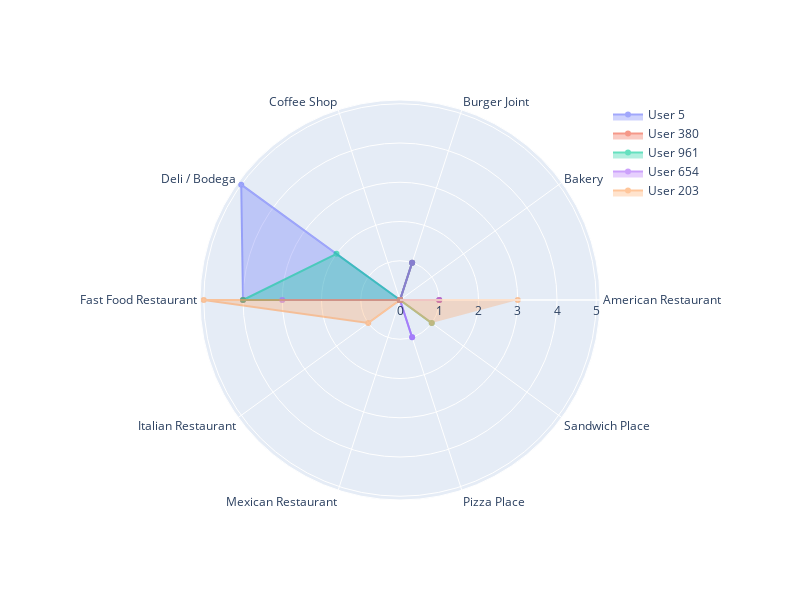

The notebook cell saved with this chart:
### Code cell
distances, indices = nearest_neighbors.kneighbors(X_reduced[[5]])

fig = go.Figure()

for user_index in indices[0]:
    fig.add_trace(draw_user_radar(user_index))
    
fig.update_layout(
    height=600,
    width=800,
    margin=dict(
        l=200,
        r=200,
        b=100,
        t=100,
        pad=4
    )
)

### Figure 1 — Plotly figure (JSON) as saved in the notebook; plotly's stock layout.template omitted (floating-point values rounded to 4 significant figures)
{"data": [{"fill": "toself", "name": "User 5", "opacity": 0.6, "r": [1, 0, 0, 1, 0, 5, 4, 0, 0, 1, 0], "theta": ["American Restaurant", "American Restaurant", "Bakery", "Burger Joint", "Coffee Shop", "Deli / Bodega", "Fast Food Restaurant", "Italian Restaurant", "Mexican Restaurant", "Pizza Place", "Sandwich Place"], "type": "scatterpolar"}, {"fill": "toself", "name": "User 380", "opacity": 0.6, "r": [1, 0, 0, 1, 0, 0, 4, 0, 0, 0, 0], "theta": ["American Restaurant", "American Restaurant", "Bakery", "Burger Joint", "Coffee Shop", "Deli / Bodega", "Fast Food Restaurant", "Italian Restaurant", "Mexican Restaurant", "Pizza Place", "Sandwich Place"], "type": "scatterpolar"}, {"fill": "toself", "name": "User 961", "opacity": 0.6, "r": [0, 0, 0, 1, 0, 2, 4, 0, 0, 0, 1], "theta": ["American Restaurant", "American Restaurant", "Bakery", "Burger Joint", "Coffee Shop", "Deli / Bodega", "Fast Food Restaurant", "Italian Restaurant", "Mexican Restaurant", "Pizza Place", "Sandwich Place"], "type": "scatterpolar"}, {"fill": "toself", "name": "User 654", "opacity": 0.6, "r": [1, 0, 0, 1, 0, 0, 3, 0, 0, 1, 0], "theta": ["American Restaurant", "American Restaurant", "Bakery", "Burger Joint", "Coffee Shop", "Deli / Bodega", "Fast Food Restaurant", "Italian Restaurant", "Mexican Restaurant", "Pizza Place", "Sandwich Place"], "type": "scatterpolar"}, {"fill": "toself", "name": "User 203", "opacity": 0.6, "r": [3, 0, 0, 0, 0, 0, 5, 1, 0, 0, 1], "theta": ["American Restaurant", "American Restaurant", "Bakery", "Burger Joint", "Coffee Shop", "Deli / Bodega", "Fast Food Restaurant", "Italian Restaurant", "Mexican Restaurant", "Pizza Place", "Sandwich Place"], "type": "scatterpolar"}], "layout": {"height": 600, "margin": {"b": 100, "l": 200, "pad": 4, "r": 200, "t": 100}, "polar": {"angularaxis": {"type": "category"}, "radialaxis": {"autorange": true, "range": [0, 5.096], "type": "linear"}}, "width": 800}}
